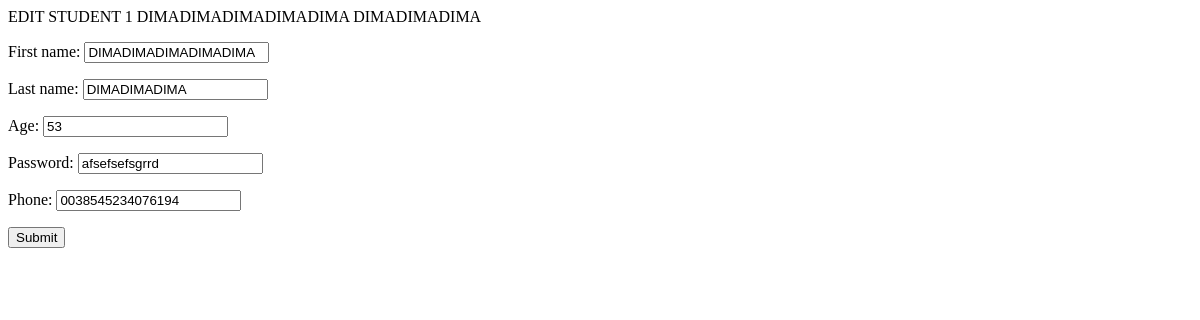
Before: /students/edit/1/ with the older database file.
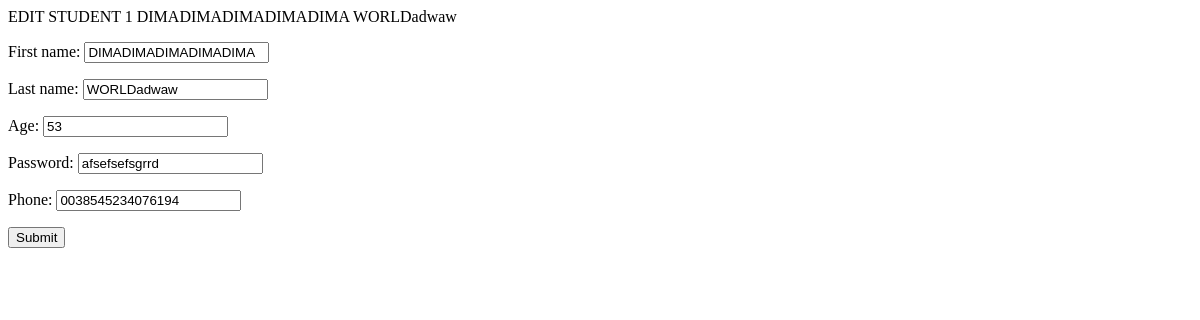
After: the same page with the newer database file.
### students/models.py (models this page shows, shortened)
class Student(models.Model):
    first_name = models.CharField(max_length=64)
    last_name = models.CharField(max_length=64)
    age = models.PositiveSmallIntegerField()  # models.IntegerField
    password = models.CharField(max_length=128, default='')
    phone = models.CharField(max_length=24, default='')
    @property
    def full_name(self) -> str:
        return f'{self.first_name} {self.last_name}'

### students/views.py (the view)
# urls.py: path('edit/<int:pk>/', views.edit_student, name='edit'),  # /studets/edit/25/
@csrf_exempt
def edit_student(request, pk):
    student = get_object_or_404(Student, id=pk)
    if request.method == 'POST':
        form = StudentCreateForm(request.POST, instance=student)
        if form.is_valid():  # form.clean()
            form.save()  #
            return HttpResponseRedirect(reverse('students:list'))
    elif request.method == 'GET':
        form = StudentCreateForm(instance=student)
    context = {'form': form, 'instance': student}
    return render(request, 'edit.html', context=context)

### students/forms.py (shortened to what this page needs)
class StudentCreateForm(forms.ModelForm):
    class Meta:
        model = Student
        fields = (
            'first_name',
            'last_name',
            'age',
            'password',
            'phone',
        )

### students/templates/edit.html (shortened to what this page needs)
<!DOCTYPE html>
<html lang="en">
<head>
</head>
<body>
EDIT STUDENT
{{ instance.id }}
{{ instance.full_name }}
<form method="post">
    {{ form.as_p }}
    <button type="submit">Submit</button>
</form>
</body>
</html>

Changed rows visible on the page:
changed Student "DIMADIMADIMADIMADIMA": full_name "DIMADIMADIMADIMADIMA DIMADIMADIMA" → "DIMADIMADIMADIMADIMA WORLDadwaw"; last_name "DIMADIMADIMA" → "WORLDadwaw"
